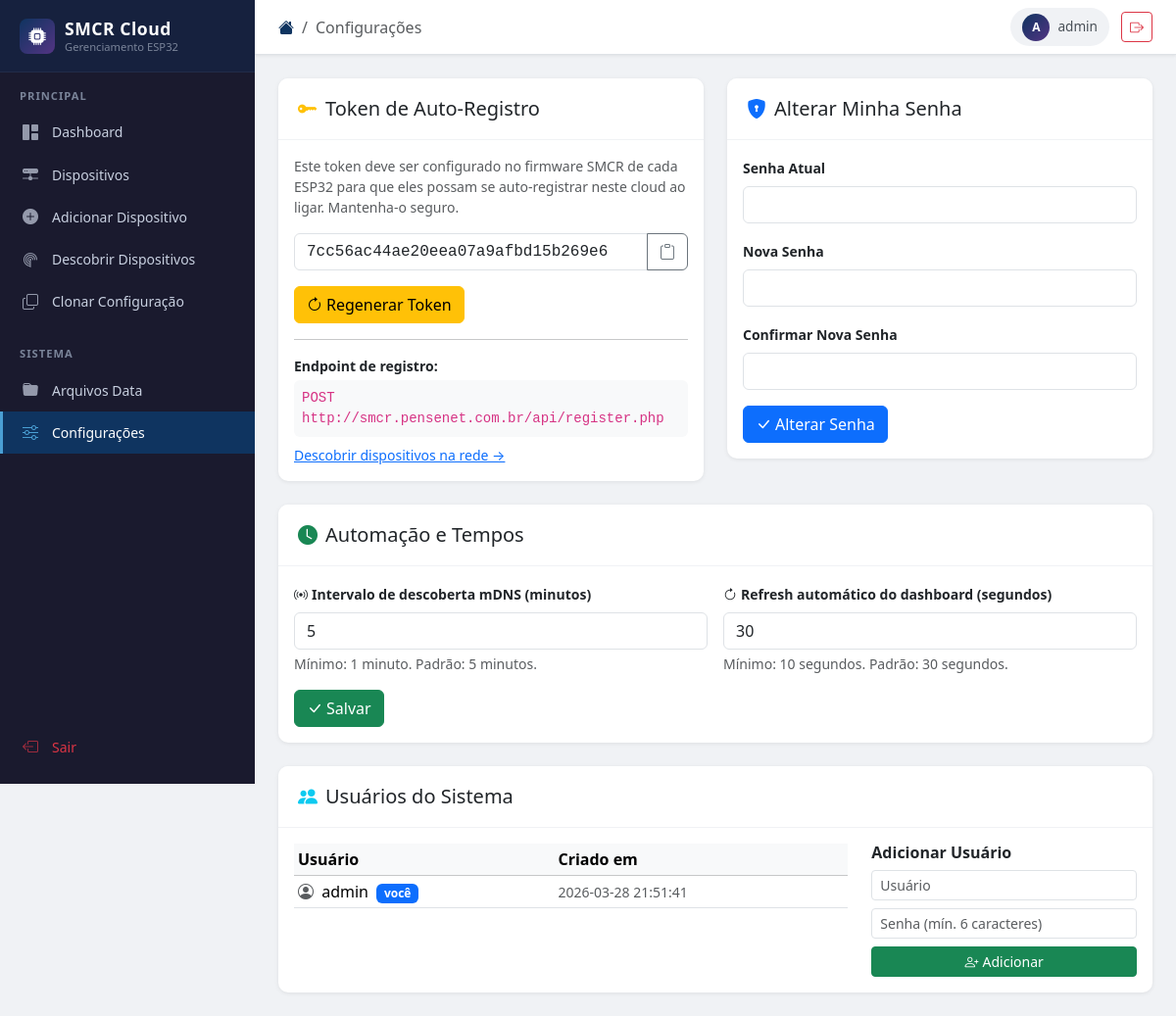
Before: /settings.php (signed in) with the older database file.
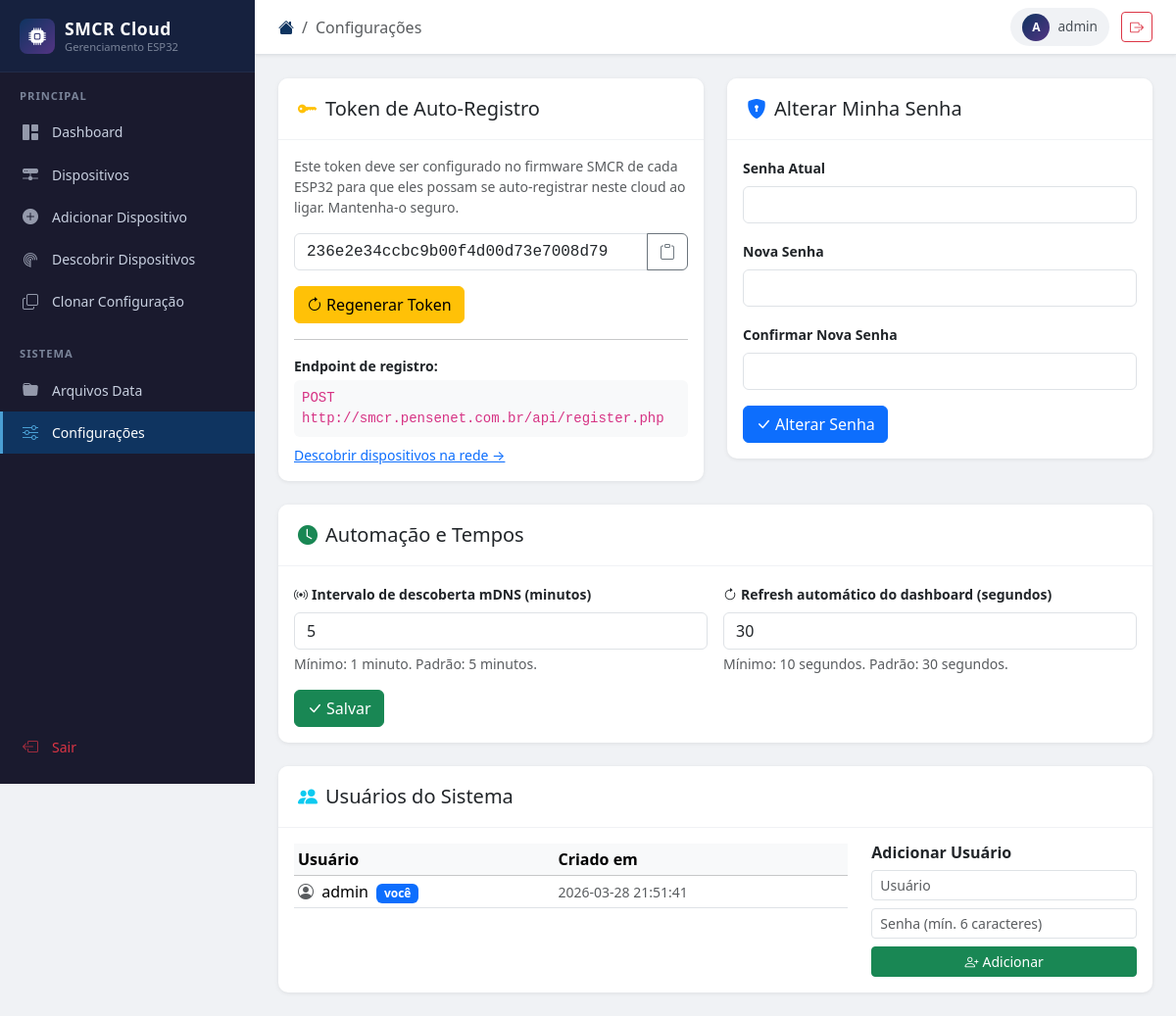
After: the same page with the newer database file.
### tables this page shows
CREATE TABLE IF NOT EXISTS settings (
    `key`   VARCHAR(64)  NOT NULL PRIMARY KEY,
    value   TEXT         NOT NULL DEFAULT '',
    updated_at TIMESTAMP DEFAULT CURRENT_TIMESTAMP ON UPDATE CURRENT_TIMESTAMP
);

CREATE TABLE IF NOT EXISTS users (
    id INT AUTO_INCREMENT PRIMARY KEY,
    username VARCHAR(50) NOT NULL UNIQUE,
    password_hash VARCHAR(255) NOT NULL,
    created_at TIMESTAMP DEFAULT CURRENT_TIMESTAMP
);

### config/auth.php (called while the page is built, shortened)
<?php
function h(string $str): string {
    return htmlspecialchars($str, ENT_QUOTES | ENT_SUBSTITUTE, 'UTF-8');
}

### settings.php (the view, shortened to what the rows shown need)
<?php
require_once __DIR__ . '/config/auth.php';
$db = getDB();
$stmt = $db->prepare("SELECT value FROM settings WHERE `key` = 'register_token'");
$stmt->execute();
$register_token = $stmt->fetchColumn() ?: '—';
$users = $db->query('SELECT id, username, created_at FROM users ORDER BY id')->fetchAll();
include __DIR__ . '/includes/header.php';
?>
<div class="row g-4">
    <div class="col-lg-6">
        <div class="card">
            <div class="card-body">
                <div class="input-group mb-3">
                    <input type="text" class="form-control font-monospace" id="reg_token_display"
                           value="<?= h($register_token) ?>" readonly>
                    <button class="btn btn-outline-secondary" onclick="copyText(this, '<?= h($register_token) ?>')" title="Copiar">
                        <i class="bi bi-clipboard"></i>
                    </button>
                </div>
            </div>
        </div>
    </div>
    <div class="col-12">
        <div class="card">
            <div class="card-body">
                <div class="row g-4">
                    <div class="col-md-8">
                        <table class="table table-sm table-hover align-middle mb-0">
                            <thead class="table-light">
                                <tr><th>Usuário</th><th>Criado em</th><th></th></tr>
                            </thead>
                            <tbody>
                            <?php foreach ($users as $u): ?>
                            <tr>
                                <td>
                                    <i class="bi bi-person-circle me-1 text-muted"></i>
                                    <?= h($u['username']) ?>
                                    <?php if ((int)$u['id'] === (int)$_SESSION['user_id']): ?>
                                        <span class="badge bg-primary ms-1">você</span>
                                    <?php endif; ?>
                                </td>
                                <td class="text-muted small"><?= h($u['created_at']) ?></td>
                                <td class="text-end">
                                </td>
                            </tr>
                            <?php endforeach; ?>
                            </tbody>
                        </table>
                    </div>
                </div>
            </div>
        </div>
    </div>
</div>
<?php include __DIR__ . '/includes/footer.php'; ?>

Changed rows visible on the page:
changed settings: value "7cc56ac44ae20eea07a9afbd15b269e6" → "236e2e34ccbc9b00f4d00d73e7008d79"
